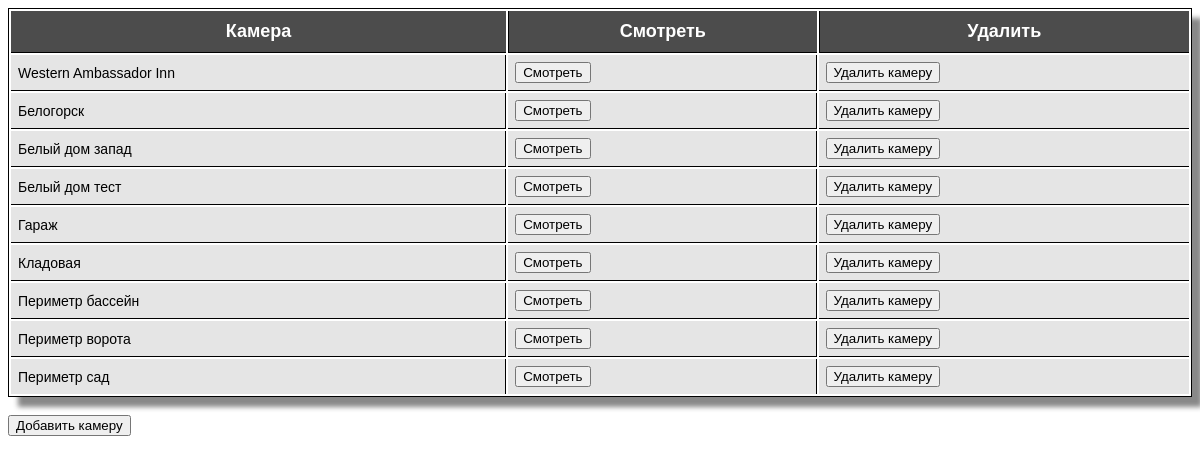
The app's page /get_video?method=html (signed in) with its own data.
### tables this page shows
CREATE TABLE `surveillance` (
  `camera_id` int(5) NOT NULL AUTO_INCREMENT,
  `camera_name` varchar(25) NOT NULL,
  `camera_type` varchar(15) NOT NULL,
  `camera_address` varchar(85) NOT NULL,
  `camera_room_id` int(10),
  `camera_state` varchar(15) NOT NULL,
  PRIMARY KEY (`camera_id`)
);

### classes/CMySQL.php (called while the page is built, shortened)
<?php
class CMySQL {
    var $vLink;
    function CMySQL() {
        $this->sDbUser = 'root';
        $this->sDbPass = 'pockerface1';
        $this->vLink = mysql_connect("localhost", $this->sDbUser, $this->sDbPass);
    }
    function res($query, $error_checking = true) {
        $res = mysql_query($query, $this->vLink);
        return $res;
    }
    function getVideo() {
        $arr_type = MYSQL_ASSOC;
        $query = "SELECT * FROM surveillance ORDER BY `camera_name`";
        $res = $this->res($query);
        $arr_res = array();
        if ($res) {
            while ($row = mysql_fetch_array($res, $arr_type))
                $arr_res[] = $row;
        }
        return $arr_res;
    }
}

### get_video.php (the view, shortened to what this page needs)
<?php
require_once('classes/CMySQL.php');
if (isset($_GET['method'])) {
    $method = $_GET['method'];
} else $method = 'json';
$aData = $GLOBALS['MySQL']->getVideo();
       switch ($method) {
            case 'html':
                $sCode = '';
                $sCode .= <<<EOF
<head>
    <link href="/css/TableCSSCode.css" rel="stylesheet" type="text/css">
</head>
EOF;
                if (count($aData)) {
                    $sCode .= <<<EOF
<table class="CSSTableGenerator">
<tr>
<td>Камера</td>
<td>Смотреть</td>
<td>Удалить</td>
</tr>
EOF;
                    foreach ($aData as $i => $aRecords) {
                        $sCode .= <<<EOF
<tr>
<td>{$aRecords['camera_name']}</td>
<td><input type="button" allign="right" value="Смотреть" onclick="location.href='{$aRecords['camera_address']}';"></td>
<td><input type="button" allign="right" value="Удалить камеру" onclick="location.href='get_video.php?method=html&action=del&id={$aRecords['camera_id']}';"></td>
EOF;
                    }
                    $sCode .= '</table>';
                } else {
                    $sCode = '<div>В базе нет информации об установленных камерах наблюдения</div>';
                }
                echo $sCode; ?>
<input type="button" allign="right" value="Добавить камеру" onclick="location.href='add_video.php?method=html';">
<?php
           break;
        }
?>

### css/TableCSSCode.css (style rules this page uses)
.CSSTableGenerator { margin:0px;padding:0px; width:100%; box-shadow: 10px 10px 5px #888888; border:1px solid #000000; -moz-border-radius-bottomleft:0px; -webkit-border-bottom-left-radius:0px; border-bottom-left-radius:0px; -moz-border-radius-bottomright:0px; -webkit-border-bottom-right-radius:0px; border-bottom-right-radius:0px; -moz-border-radius-topright:0px; -webkit-border-top-right-radius:0px; border-top-right-radius:0px; -moz-border-radius-topleft:0px; -webkit-border-top-left-radius:0px; border-top-left-radius:0px; }
.CSSTableGenerator tr:last-child td:last-child { -moz-border-radius-bottomright:0px; -webkit-border-bottom-right-radius:0px; border-bottom-right-radius:0px; }
.CSSTableGenerator tr:last-child td:first-child { -moz-border-radius-bottomleft:0px; -webkit-border-bottom-left-radius:0px; border-bottom-left-radius:0px; }
.CSSTableGenerator td { vertical-align:middle; background-color:#e5e5e5; border:1px solid #000000; border-width:0px 1px 1px 0px; text-align:left; padding:7px; font-size:14px; font-family:Arial; font-weight:normal; color:#000000; }
.CSSTableGenerator tr:last-child td { border-width:0px 1px 0px 0px; }
.CSSTableGenerator tr td:last-child { border-width:0px 0px 1px 0px; }
.CSSTableGenerator tr:last-child td:last-child { border-width:0px 0px 0px 0px; }
.CSSTableGenerator tr:first-child td { background:-o-linear-gradient(bottom, #4c4c4c 5%, #4c4c4c 100%); background:-webkit-gradient(linear, left top, left bottom, color-stop(0.05, #4c4c4c), color-stop(1, #4c4c4c) ); background:-moz-linear-gradient(center top, #4c4c4c 5%, #4c4c4c 100% ); filter:progid:DXImageTransform.Microsoft.gradient(startColorstr="#4c4c4c", endColorstr="#4c4c4c"); background: -o-linear-gradient(top,#4c4c4c,4c4c4c); background-color:#4c4c4c; border:0px solid #000000; text-align:center; border-width:0px 0px 1px 1px; font-size:18px; padding:10px; font-family:Arial; font-weight:bold; color:#ffffff; }
.CSSTableGenerator tr:first-child td:first-child { border-width:0px 0px 1px 0px; }
.CSSTableGenerator tr:first-child td:last-child { border-width:0px 0px 1px 1px }

### records on screen
surveillance: camera_name "Western Ambassador Inn"
surveillance: camera_name "Белогорск"
surveillance: camera_name "Белый дом запад"
surveillance: camera_name "Белый дом тест"
surveillance: camera_name "Гараж"
surveillance: camera_name "Кладовая"
surveillance: camera_name "Периметр бассейн"
surveillance: camera_name "Периметр ворота"
surveillance: camera_name "Периметр сад"
